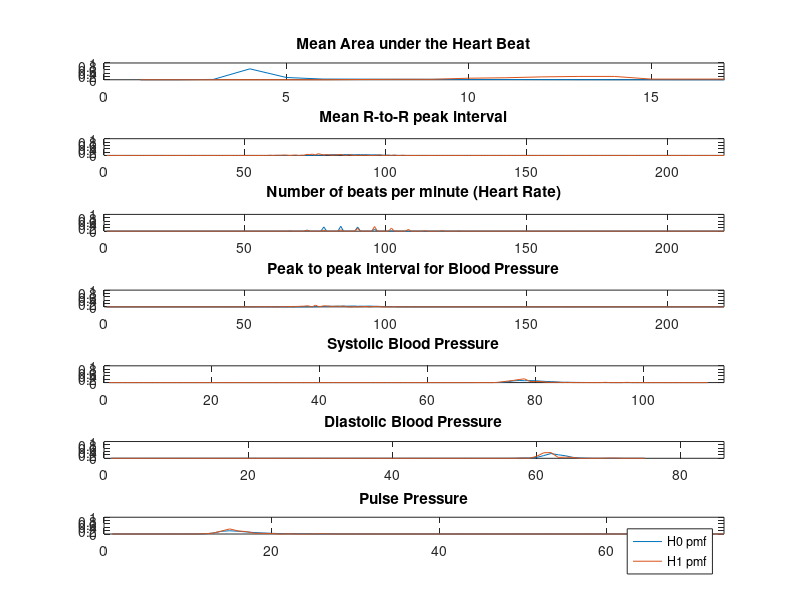

The MATLAB source for this figure: (Note: a time limit stopped this script after it produced the figure.)
close all;
clear all;

%%Task 0
%Load in data sets and make it readable.
dat1_const = load('patient_data/1_a41178.mat');
dat2_const = load('patient_data/2_a42126.mat');
dat3_const = load('patient_data/3_a40076.mat');
dat4_const = load('patient_data/4_a40050.mat');
dat5_const = load('patient_data/5_a41287.mat');
dat6_const = load('patient_data/6_a41846.mat');
dat7_const = load('patient_data/7_a41846.mat');
dat8_const = load('patient_data/8_a42008.mat');
dat9_const = load('patient_data/9_a41846.mat');

%put in array for simplification of data management
dat_array = [dat1_const, dat2_const, dat3_const, dat4_const, dat5_const, dat6_const, dat7_const, dat8_const, dat9_const];

%X_length: stores number of data points per patient for data, training,
%test
all_length = zeros(1, 9);
training_length = zeros(1,9);
testing_length = zeros(1, 9);
for k = 1:9
    %store the number of elements to perform operations with
    all_length(k) = length(dat_array(k).all_data);
    training_length(k) = floor(all_length(k) * 2/3);
    testing_length(k) = all_length(k) - training_length(k);
    dat_array(k).all_data = floor(dat_array(k).all_data);

end

%initialize all data sets for permuatations
for k = 1:9
    train(k).all_data = dat_array(k).all_data(:,1:training_length(k));
    train(k).all_labels = dat_array(k).all_labels(:,1:training_length(k));
    test(k).all_data = dat_array(k).all_data(:, training_length(k)+1:all_length(k));
    test(k).all_labels = dat_array(k).all_labels(:, training_length(k)+1:all_length(k));
end

for k = 1:9
   for j = 1:7
      index1 = 1;
      index0 = 1;
      for p = 1: training_length(k)
          if(train(k).all_labels(1, p) == 1)
              train(k).goldens(j, index1) = train(k).all_data(j,p);
              index1 = index1 + 1;
          end
          if(train(k).all_labels(1, p) == 0)
              train(k).nongoldens(j,index0) = train(k).all_data(j,p);
              index0 = index0 + 1;
          end
      end
   end
end
% the above function creates non-golden data and golden data
% Task 1
% a: Calculate prior probabilities of P(H1) an dP(H0)
for k = 1:9
    prior_H1(k) = sum(train(k).all_labels)/training_length(k);
    prior_H0(k) = 1 - prior_H1(k);
end

%b: construct likelihood matrices for each of the seven features
feature_labels = {'Mean Area under the Heart Beat','Mean R-to-R peak interval','Number of beats per minute (Heart Rate)','Peak to peak interval for Blood Pressure','Systolic Blood Pressure','Diastolic Blood Pressure','Pulse Pressure'};
feature_max_length = [17, 220, 220, 220, 115, 86, 74];

likelihood_matrix_all_features = cell(9,7);

for k = 1:9
    for j = 1:7
        goldens_tabulated = tabulate(train(k).goldens(j,:))';
        nongoldens_tabulated = tabulate(train(k).nongoldens(j,:))';
        Xi = union(goldens_tabulated(1,:), nongoldens_tabulated(1,:));
        likelihood_matrix_all_features{k,j} = zeros(5,length(Xi));

        for idx = 1:length(Xi) %idx iterates over Xi
            likelihood_matrix_all_features{k,j}(1,idx) = Xi(idx);
            %populate h1 row in likelihood matrix of jth feature
            if ismember(Xi(idx),goldens_tabulated(1,:))
                golden_index_of_Xi_value = find(goldens_tabulated(1,:)==Xi(idx),1);
                likelihood_matrix_all_features{k,j}(2,idx) = goldens_tabulated(3, golden_index_of_Xi_value)/100;
            else
                likelihood_matrix_all_features{k,j}(2,idx) = 0;
            end

            %populate h0 row in likelihood matrix of jth feature
            if ismember(Xi(idx),nongoldens_tabulated(1,:))
                nongolden_index_of_Xi_value = find(nongoldens_tabulated(1,:)==Xi(idx),1);
                likelihood_matrix_all_features{k,j}(3,idx) = nongoldens_tabulated(3, nongolden_index_of_Xi_value)/100;
            else
                likelihood_matrix_all_features{k,j}(3,idx) = 0;
            end

        end
    end
end


for k = 1:9
    figure;
    for j = 1:7
       subplot(7, 1, j);
        plot(likelihood_matrix_all_features{k,j}(3,:));

        % Add feature titles and set axis for each subplot
        title(feature_labels(j));
        axis([0 feature_max_length(j) 0 1]);

        hold on;
        plot(likelihood_matrix_all_features{k,j}(2,:));
    end
    legend('H0 pmf', 'H1 pmf');
end

for k = 1:9
    for j = 1:7
        for i = 1:length(likelihood_matrix_all_features{k,j}(1,:))
                if(likelihood_matrix_all_features{k,j}(2,i) >= likelihood_matrix_all_features{k,j}(3,i))
                    likelihood_matrix_all_features{k,j}(4,i) = 1;
                else
                    likelihood_matrix_all_features{k,j}(4,i) = 0;
                end
                if(likelihood_matrix_all_features{k,j}(2,i) * prior_H1(k) >= likelihood_matrix_all_features{k,j}(3,i)*prior_H0(k))
                    likelihood_matrix_all_features{k,j}(5,i) = 1;
                else
                    likelihood_matrix_all_features{k,j}(5,i) = 0;
                end
        end
    end
end

HT_table_array = likelihood_matrix_all_features;
for k = 1:9
    for j = 1:7
        HT_table_array{k,j} = HT_table_array{k,j}';
    end
end

Error_table_array = cell(9,7);

for k = 1:9
    prior_H1_test(k) = sum(test(k).all_labels);
    prior_H0_test(k) = testing_length(k) - prior_H1_test(k);
end

for k = 1:9
    for j = 1:7
        Error_table_array{k,j} = zeros(2,3);

        missed_detect_MAP = 0;
        false_alarm_MAP = 0;
        error_MAP = 0;

        missed_detect_ML = 0;
        false_alarm_ML = 0;
        error_ML = 0;

        for i = 1:testing_length(k)
            if ismember(test(k).all_data(j,i), HT_table_array{k,j}(:,1))
            %if that measurement value was in HT_table_array
                measurement_index = find(HT_table_array{k,j}(:,1)==test(k).all_data(j,i),1);
                ML = HT_table_array{k,j}(measurement_index,4); %ML value
                MAP = HT_table_array{k,j}(measurement_index,5); %MAP value
            else
            %if not then rule in favor of H1
                ML = 1;
                MAP = 1;
            end

            %physician alarm for this measurement
            golden_value = test(k).all_labels(i);

            %ML counter increments
            if (ML == 1 && golden_value == 0)
                false_alarm_ML = false_alarm_ML + 1;
            end

            if (ML == 0 && golden_value == 1)
                missed_detect_ML = missed_detect_ML + 1;
            end

            if ((ML == 1 && golden_value == 0) || (ML == 0 && golden_value == 1))
                error_ML = error_ML + 1;
            end

            %MAP counter increments
            if (MAP == 1 && golden_value == 0)
                false_alarm_MAP = false_alarm_MAP + 1;
            end

            if (MAP == 0 && golden_value == 1)
                missed_detect_MAP = missed_detect_MAP + 1;
            end

            if ((MAP == 1 && golden_value == 0) || (MAP == 0 && golden_value == 1))
                error_MAP = error_MAP + 1;
            end
        end
        Error_table_array{k,j}(1,1) = false_alarm_ML/prior_H0_test(k);
        Error_table_array{k,j}(1,2) = missed_detect_ML/prior_H1_test(k);
        Error_table_array{k,j}(1,3) = error_ML/testing_length(k);

        Error_table_array{k,j}(2,1) = false_alarm_MAP/prior_H0_test(k);
        Error_table_array{k,j}(2,2) = missed_detect_MAP/prior_H1_test(k);
        Error_table_array{k,j}(2,3) = error_MAP/testing_length(k);
    end
end

%% Task 2
%For every patient, find the lowest correlations
    %Make data sets that are all the same length (1412, shortest data
    % length) for comparison
for k = 1:9
    for j = 1:7
        for h = 1:1412
        train(k).short(j, h) = train(k).all_data(j,h);
        end
    end
end

for k = 1:9
    for j = 1:7
        for h = 1:7
            correlation = corrcoef(train(k).short(j,:), train(k).short(h,:));
            train(k).corr(j,h) = correlation(2,1);
        end
    end
end

%Two features with lowest MAP errors (MAP error lower than ML error)
for k = 1:9
    for j = 1:7
        error_table(k,j) = Error_table_array{k,j}(2,3);
    end
end

%combine these features to find the best two features to use
for k = 1:9
    for j = 1:7
        for h = 1:7
            error_array(j,h) = abs(error_table(k,j)*error_table(k,h));
            train(k).patient_pref(j,h) = abs(error_array(j,h)*train(k).corr(j,h));
            patient_pref(k,j,h) = abs(error_array(j,h)*train(k).corr(j,h));
        end
    end
    figure;
    surf(error_array);
    title(['Error, patient ', num2str(k)]);
    figure;
    surf(abs(train(k).corr));
    title(['Correlation, patient ', num2str(k)]);
    figure;
    surf(train(k).patient_pref);
    title(['Preference, patient ', num2str(k)]);
end

for k = 1:9
    best_error(k) = min(min(patient_pref(k,:,:)));
    for j = 1:7
        for h = 1:7
            if patient_pref(k,j,h) == best_error(k)
                features(k,1) = h;
                features(k,2) = j;
                features(k,3) = best_error(k);
            end
        end
    end
end




%% Task 3.1
%3.1a - Generate likelihood matrices from feature pairs
%Assuming independent features, so P(X=k,Y=j) = P(X=k)P(Y=j)
patient_itt = [1,3,4]; % use this to itterate over all 3 patients
feature_itt = [2 7; 2 7; 1 4;];
for p = 1:3
    pos = 0;
    for k = 1:length(HT_table_array{patient_itt(p),feature_itt(p,1)}) % Iterate over all of the first feature
        for j = 1:length(HT_table_array{patient_itt(p),feature_itt(p,2)}) % Iterate over all of the second feature
            pos = pos + 1;
            Joint_HT_table{p}(pos,1) = k;
            Joint_HT_table{p}(pos,2) = j;
            % Calculate P(X=k,Y=j | H1)
            Joint_HT_table{p}(pos,3) = HT_table_array{patient_itt(p),feature_itt(p,1)}(k,2) * HT_table_array{patient_itt(p),feature_itt(p,2)}(j,2);
            % Calculate P(X=k,Y=j | H0)
            Joint_HT_table{p}(pos,4) = HT_table_array{patient_itt(p),feature_itt(p,1)}(k,3) * HT_table_array{patient_itt(p),feature_itt(p,2)}(j,3);


            %3.1b - Generate MAP and ML decision rule vectors
            % MAP first
            if(Joint_HT_table{p}(pos,3) >= Joint_HT_table{p}(pos,4))
                Joint_HT_table{p}(pos,5) = 1;
            else
                Joint_HT_table{p}(pos,5) = 0;
            end
            % ML with H1 favorable for breaking ties
            if(Joint_HT_table{p}(pos,3) * prior_H1(patient_itt(p)) >= Joint_HT_table{p}(pos,4) * prior_H0(patient_itt(p))) % TODO: grab relevant prior_H1 and prior_H0
                Joint_HT_table{p}(pos,6) = 1;
            else
                Joint_HT_table{p}(pos,6) = 0;
            end

            %prep for 3.1d
            mesh_table{p,1}(k,j) = Joint_HT_table{p}(pos,3);
            mesh_table{p,2}(k,j) = Joint_HT_table{p}(pos,4);
        end
    end
end


%3.1d - Plot conditional joint PMFs
for p = 1:3
    %title(); %TODO: create titles for each of these graphs
    mesh(mesh_table{p,1}); % H0 hypothesis
    mesh(mesh_table{p,2}); % H1 hypothesis
end

%% Task 3.2
%3.2a Calculate alarms for the testing data set based on
for p = 1:3 % All 3 patients
    for f = 1:2 % Both features
        for sample_itt = 1:length(test(patient_itt(p)).all_data(3,:))
           sample_val = test(patient_itt(p)).all_data(3,sample_itt);
           ML_test_rules{p,f}(sample_itt) = Joint_HT_table{p}(sample_val,5);
           MAP_test_rules{p,f}(sample_itt) = Joint_HT_table{p}(sample_val,6);
        end
    end
end

%3.2b Calculate
